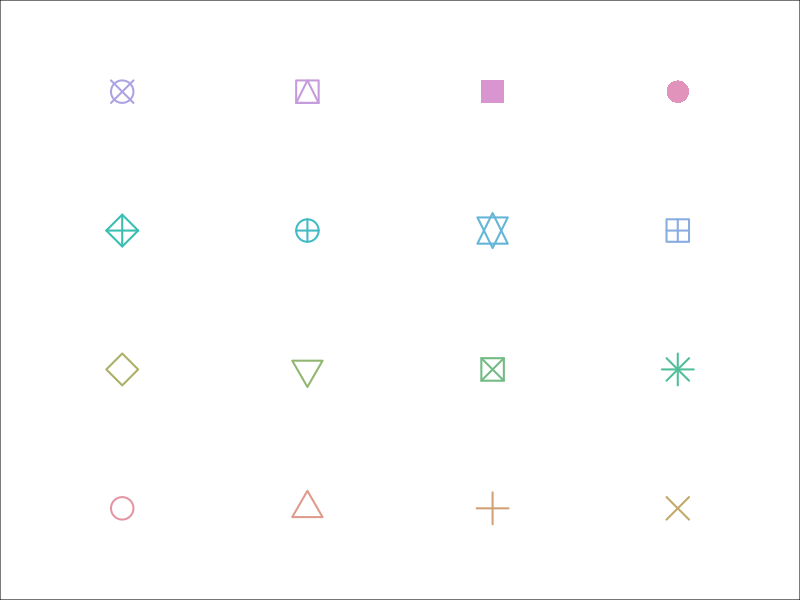

This chart was generated by the following R code:
# Make an inset legend for the "corner pca" plots with space.
library(colorspace)

grid.width <- 4
grid.mat <- matrix(1:(grid.width^2), nrow=grid.width)
pop.cols <- rainbow_hcl(grid.width^2)
pop.pch <- seq_len(grid.width^2)

pdf(file="inset_pop_key.pdf", width=1, height=1, pointsize=10)
par(mar=c(0,0,0,0))
    plot(row(grid.mat), col(grid.mat),
         cex=3, pch=pop.pch, col=pop.cols, lwd=2,
         xlab='', ylab='', xaxt='n', yaxt='n',
         xlim=c(0.5, grid.width+0.5),
         ylim=c(0.5, grid.width+0.5) )
dev.off()
